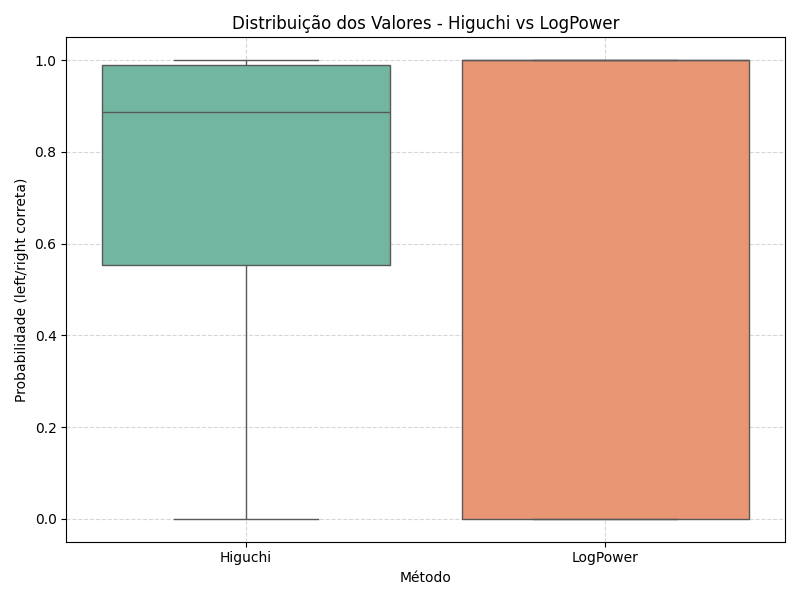

This figure's Python source:
import os
import pandas as pd
import matplotlib.pyplot as plt
import seaborn as sns

# Cria a pasta de saída se não existir
os.makedirs("graphics", exist_ok=True)

# Caminho do CSV com os resultados
csv_path = "results/higuchi_vs_logpower_comparison.csv"

# Carrega o CSV
df = pd.read_csv(csv_path)

# Gera o boxplot
plt.figure(figsize=(8, 6))
sns.boxplot(data=df, palette="Set2")
plt.title("Distribuição dos Valores - Higuchi vs LogPower")
plt.ylabel("Probabilidade (left/right correta)")
plt.xlabel("Método")
plt.grid(True, linestyle="--", alpha=0.5)
plt.tight_layout()

# Salva o gráfico
output_path = "graphics/boxplot_higuchi_vs_logpower.png"
plt.savefig(output_path)
plt.close()

print(f"Boxplot salvo em: {output_path}")
